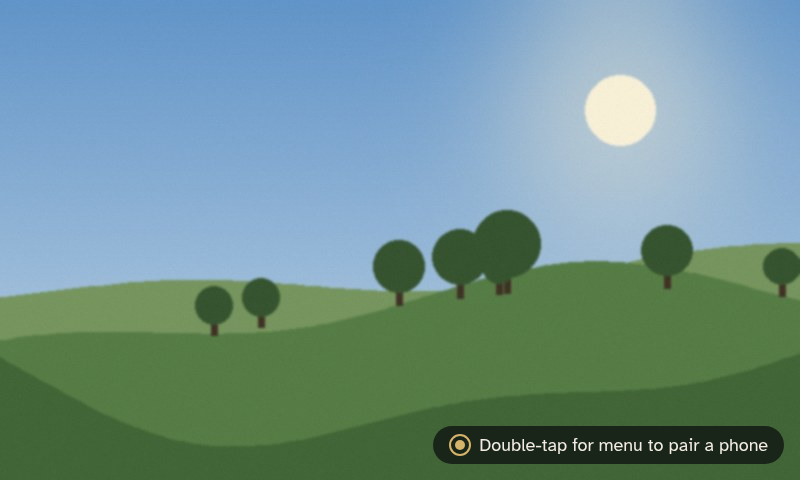
#> input picture docs/design/visual-direction/frame/01-slideshow-hint.png, 800 x 480 px; its folder holds only this picture in this run
$ python contact_sheet.py
#> lines starting #> are read from the running program, lines starting #| are printed output that depends on the picture
"""Build contact sheets (frame/_contact-sheet.png, phone/_contact-sheet.png) from the rendered PNGs."""
import glob, os
from PIL import Image, ImageDraw, ImageFont
root = os.path.dirname(os.path.dirname(os.path.abspath(__file__)))
FONT = "/usr/share/fonts/truetype/sand-box/google/Atkinson Hyperlegible/AtkinsonHyperlegible-Bold.ttf"
if not os.path.exists(FONT): FONT = "/usr/share/fonts/truetype/dejavu/DejaVuSans-Bold.ttf"
def sheet(d, cols, scale, title):
#> called with d = 'frame', cols = 3, scale = 0.5
    files = sorted(f for f in glob.glob(os.path.join(root, d, "[0-9]*.png")) if "AvsB" not in f)  # skip the comparison board
    ims = [Image.open(f).convert("RGB") for f in files]
#> ims = 1 item
    w, h = int(ims[0].width * scale), int(ims[0].height * scale)
#> w = 400; h = 240
    pad, lab, head = 24, 34, 70
    rows = (len(ims) + cols - 1) // cols
#> rows = 1
    W = cols * w + (cols + 1) * pad; H = head + rows * (h + lab + pad) + pad
#> after `W = cols * w + (cols + 1) * pad`: W = 1296
#> after `H = head + rows * (h + lab + pad) + pad`: H = 392
    out = Image.new("RGB", (W, H), "#0E1311"); dr = ImageDraw.Draw(out)
#> after `out = Image.new('RGB', (W, H), '#0E1311')`:
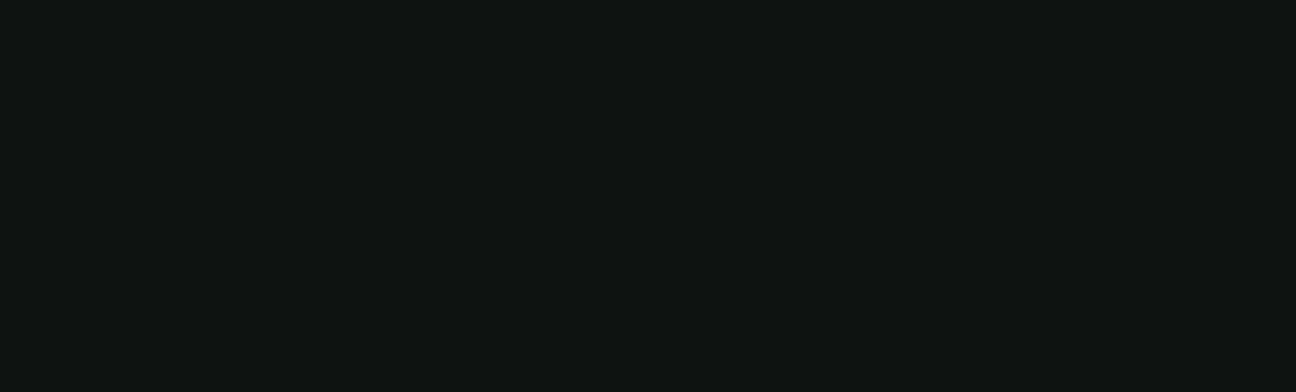
#> out: PIL image 1296x392 RGB; mean R, G, B 14, 19, 17
    f1 = ImageFont.truetype(FONT, 30); f2 = ImageFont.truetype(FONT, 18)
    dr.text((pad, 20), title, fill="#F3EDE4", font=f1)
    for i, (im, f) in enumerate(zip(ims, files)):
        x = pad + (i % cols) * (w + pad); y = head + (i // cols) * (h + lab + pad)
        dr.text((x, y + 4), os.path.basename(f)[:-4], fill="#D6B36A", font=f2)
        out.paste(im.resize((w, h), Image.LANCZOS), (x, y + lab))
        dr.rectangle([x - 1, y + lab - 1, x + w, y + lab + h], outline="#5A4535")
#> this loop made 1 pass
#> (x, y) on pass 1: (24, 70)
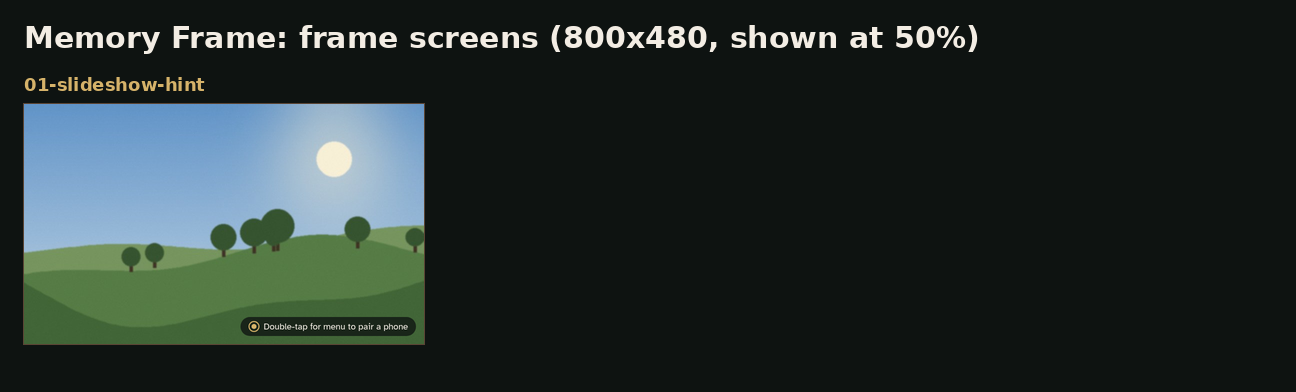
#> out: PIL image 1296x392 RGB; mean R, G, B 36.6, 46.9, 44.5
    out.save(os.path.join(root, d, "_contact-sheet.png"), optimize=True)
    print(d, out.size)
#| frame (1296, 392)
sheet("frame", 3, 0.5, "Memory Frame: frame screens (800x480, shown at 50%)")
if glob.glob(os.path.join(root, "phone", "[0-9]*.png")):
    sheet("phone", 4, 0.6, "Memory Frame: phone site (412x915, shown at 60%)")
